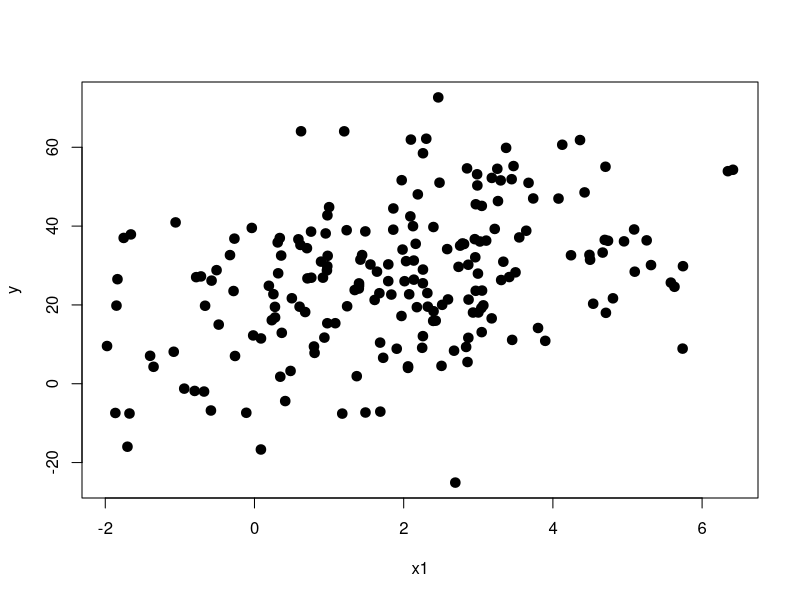
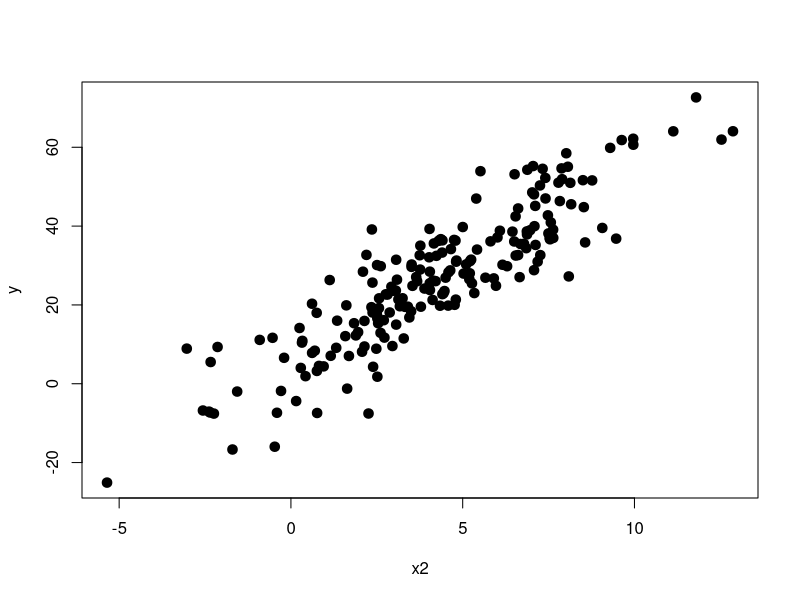

Here is the R script that generated these plots, in order:
# Generate arbitrary regression model
y = c()
x1 = c()
x2 = c()
for (i in 1:200)
{
  x1[i] = rnorm(1, mean = 2, sd = 2)
  x2[i] = rnorm(1, mean = 4, sd = 3)
  y[i] = 3.3 * x1[i] + 4.8 * x2[i] + rnorm(1, mean = 0, sd = 5)
}



# Plot Data
full_data <- cbind(as.data.frame(x1), as.data.frame(x2), as.data.frame(y))
plot(x1, y, pch=19, lwd=3)
plot(x2, y, pch=19, lwd=3)



# Generate test data
y_t = c()
x1_t = c()
x2_t = c()
for (i in 1:1000)
{
  x1_t[i] = rnorm(1, mean = 2, sd = 2)
  x2_t[i] = rnorm(1, mean = 4, sd = 3)
  y_t[i] = 3.3 * x1_t[i] + 4.8 * x2_t[i] + rnorm(1, mean = 0, sd = 5)
}



# Models
full_model <- lm(y ~ x1 + x2, data = full_data)
full_model$coefficients

x1_model <- lm(y ~ x1, data = full_data)
x1_model$coefficients

x2_model <- lm(y ~ x2, data = full_data)
x2_model$coefficients



# Evaluate Models
evaluate_full_model <- function(x1, x2)
{
  newdata = cbind(as.data.frame(x1), as.data.frame(x2))
  predict.lm(full_model, newdata)
}

evaluate_x1_model <- function(x1)
{
  newdata = as.data.frame(x1)
  predict.lm(x1_model, newdata)
}

evaluate_x2_model <- function(x2)
{
  newdata = as.data.frame(x2)
  predict.lm(x2_model, newdata)
}



# Compute Likelihoods
fit1 <- c()
for (i in 1:nrow(full_data))
{
  fit1[i] = dnorm(y[i], mean = evaluate_full_model(x1[i], x2[i]), sd = sd(residuals(full_model)))
}

fit2 <- c()
for (i in 1:nrow(full_data))
{
  fit2[i] = dnorm(y[i], mean = evaluate_x1_model(x1[i]), sd = sd(residuals(x1_model)))
}

fit3 <- c()
for (i in 1:nrow(full_data))
{
  fit3[i] = dnorm(y[i], mean = evaluate_x2_model(x2[i]), sd = sd(residuals(x2_model)))
}

fit4 <-c() # default model (mean of dependent variable)
for (i in 1:nrow(full_data))
{
  fit4[i] = dnorm(y[i], mean = mean(y), sd = sd(y - mean(y)))
}



# Compute Entropy (the lower the better)
# H(X) = -E[log f(x)], f(x) being the likelihood
# lower entropy corresponds to more predictability within a probabilistic system
-mean(log(fit1))
-mean(log(fit2))
-mean(log(fit3))
-mean(log(fit4))



# For comparison, we can display the AIC values
# don't have a model for default case (mean) so I'm ignoring it here, but 
# theoretically should be similar to x2_model
AIC(full_model)
AIC(x1_model)
AIC(x2_model)



library(dplyr)
# Evaluate models against test data
full_test_data <- cbind(as.data.frame(x1_t), as.data.frame(x2_t), as.data.frame(y_t))
names(full_test_data) <- c("x1","x2","y")

x1_test_data = full_test_data %>% select(x1)
x2_test_data = full_test_data %>% select(x2)
y_test_data = full_test_data %>% select(y)

full_model_preds = predict.lm(full_model, newdata = full_test_data)
x1_model_preds = predict.lm(x1_model, newdata = x1_test_data)
x2_model_preds = predict.lm(x2_model, newdata = x2_test_data)

# Mean absolute error
mean(unlist(abs(full_model_preds - y_test_data)))
mean(unlist(abs(x1_model_preds - y_test_data)))
mean(unlist(abs(x2_model_preds - y_test_data)))
mean(unlist(abs(mean(y) - y_test_data)))
